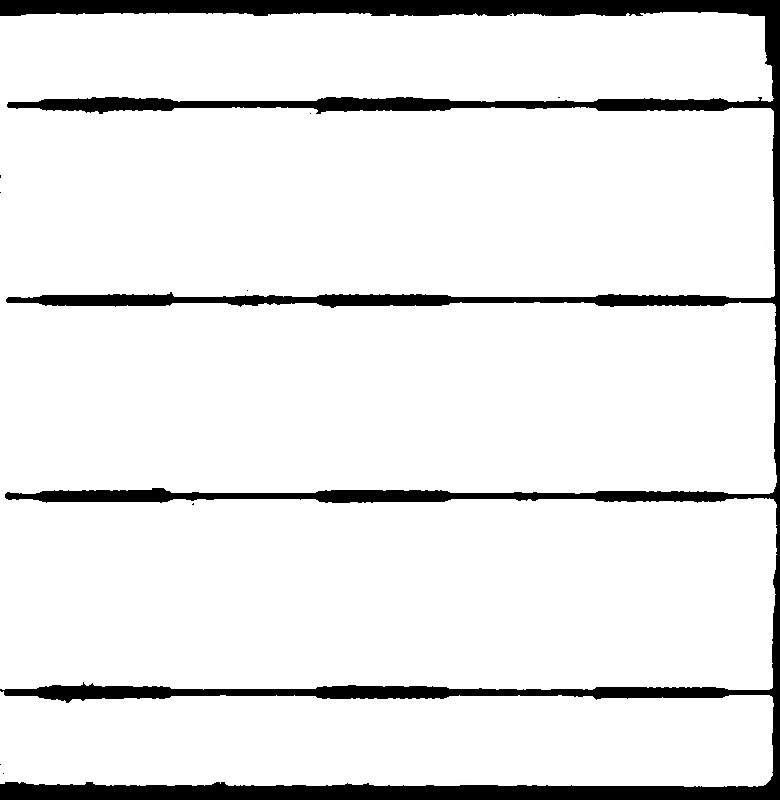
#> input picture img_model.jpg, 780 x 800 px
$ python -i test.py   (imports and definitions only)
#> lines starting #> are read from the running program, lines starting #| are printed output that depends on the picture
#> further down, picture is the input picture: shape (800, 780, 3); min 0, max 255, mean 232.4
import math

import numpy as np
import cv2 as cv
import matplotlib.pyplot as plt


# 显示图像
def cv_show(img):
    cv.imshow('image', img)
    cv.waitKey(0)
    cv.destroyAllWindows()


# 给图片增加噪音
# [29 lines left out: functions add_noise, remove_noise, not called in this run]


# 边缘检测
def edge_detection(img):
    # sobel算子
    sobelx = cv.Sobel(img, cv.CV_64F, 1, 0, ksize=3)
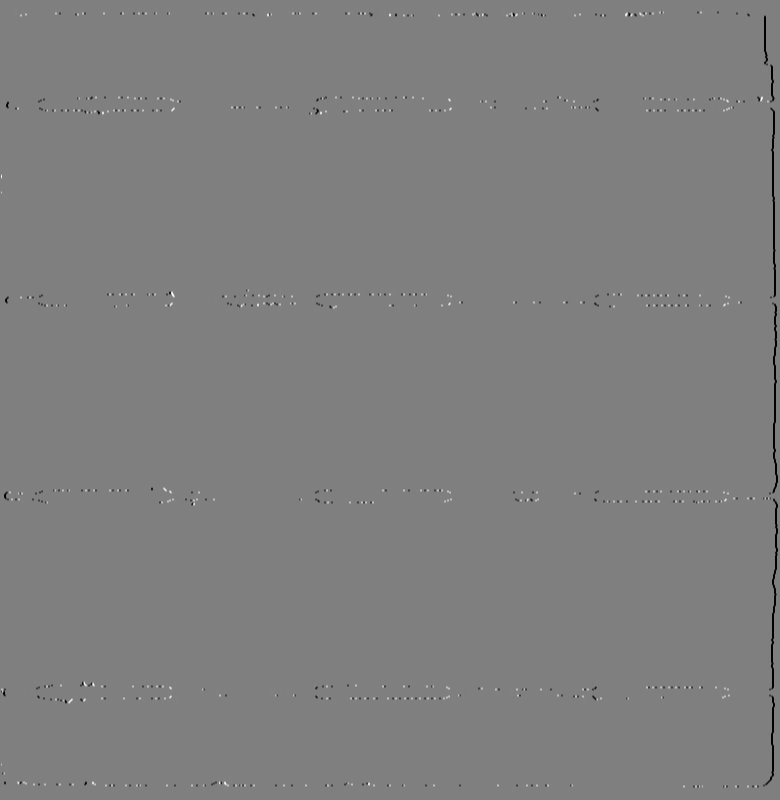
#> sobelx: shape (800, 780, 3) float64; min -1020, max 1015, mean -2.5; drawn with min black and max white
    sobely = cv.Sobel(img, cv.CV_64F, 0, 1, ksize=3)
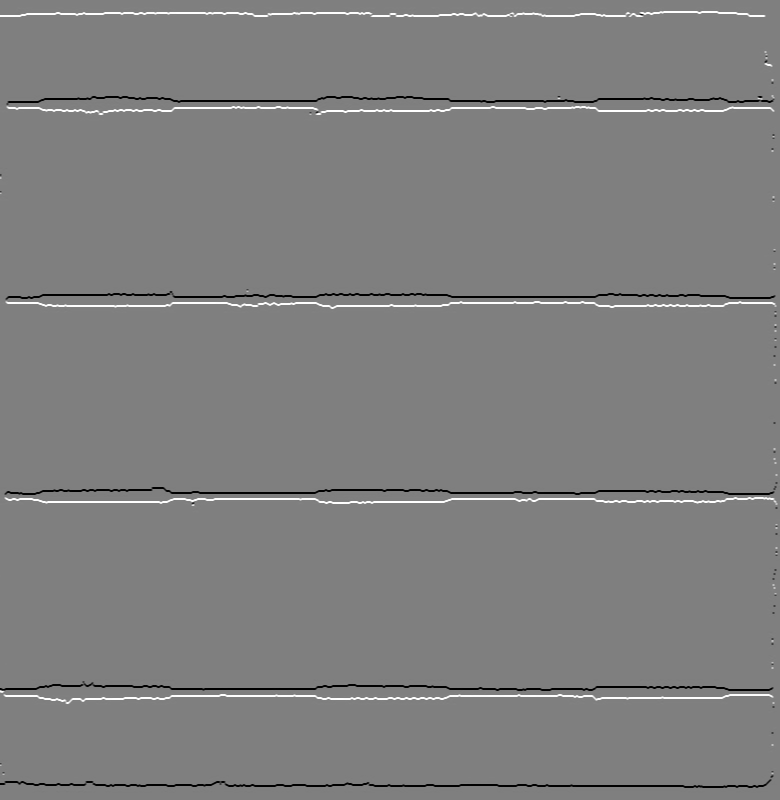
#> sobely: shape (800, 780, 3) float64; min -1020, max 1020, mean 0; drawn with min black and max white
    sobelx = cv.convertScaleAbs(sobelx)
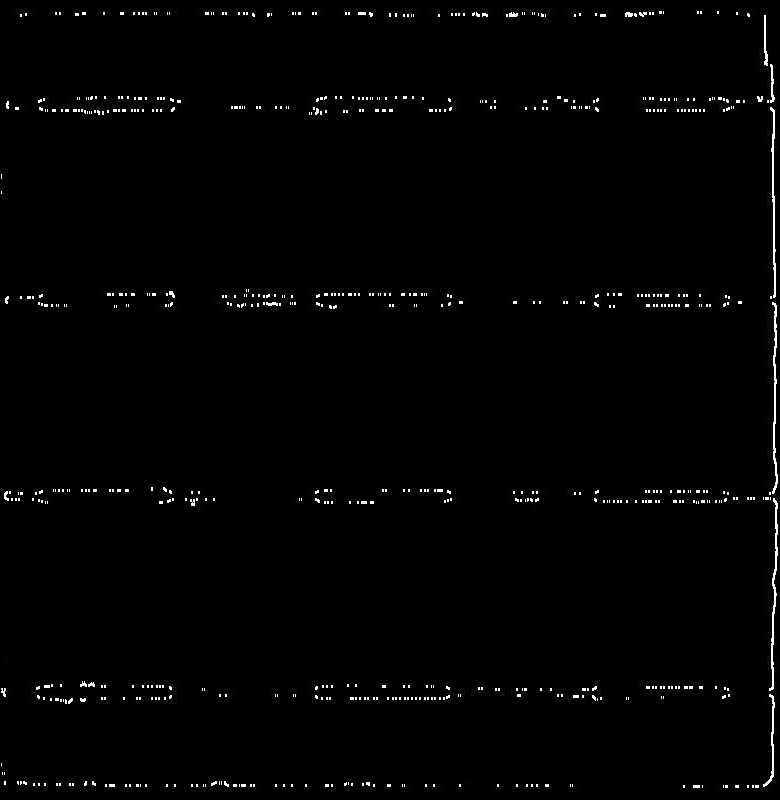
#> sobelx: shape (800, 780, 3); min 0, max 255, mean 3
    sobely = cv.convertScaleAbs(sobely)
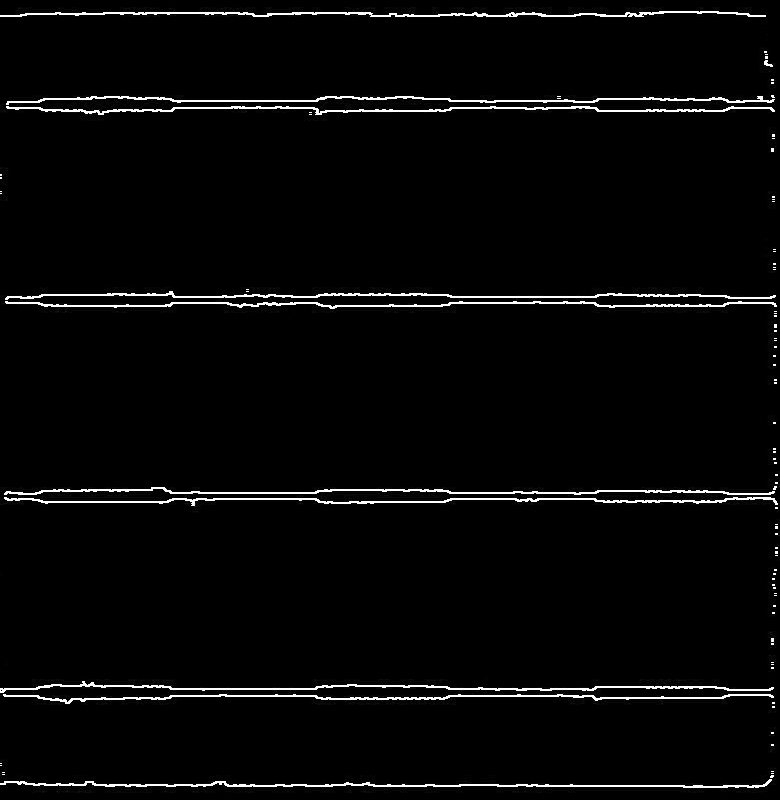
#> sobely: shape (800, 780, 3); min 0, max 255, mean 7.6
    sobelxy = cv.addWeighted(sobelx, 0.5, sobely, 0.5, 0)
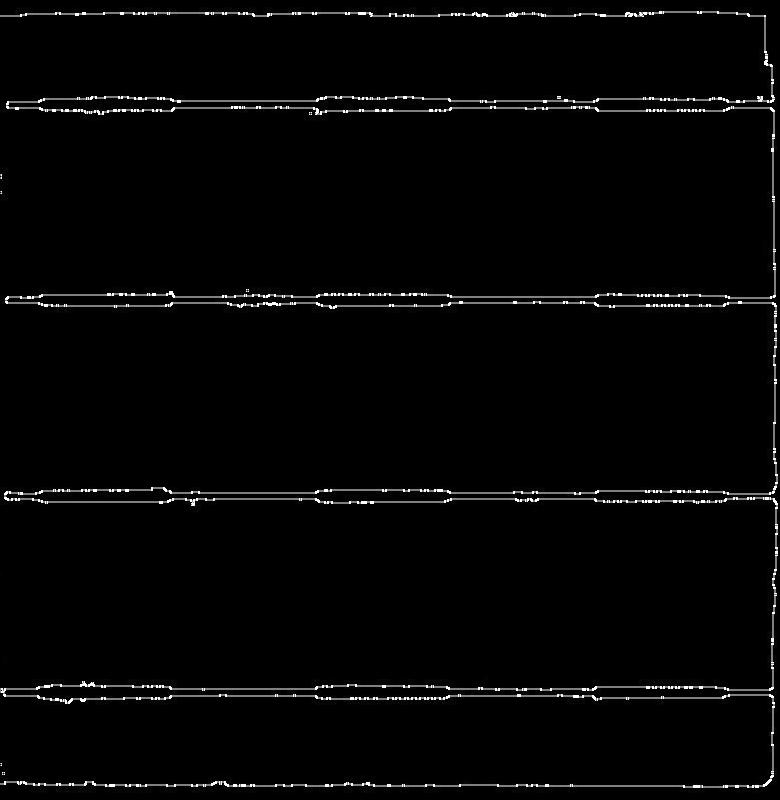
#> sobelxy: shape (800, 780, 3); min 0, max 255, mean 5.3

    # scharr算子
    scharrx = cv.Scharr(img, cv.CV_64F, 1, 0)
    scharry = cv.Scharr(img, cv.CV_64F, 0, 1)
    scharrx = cv.convertScaleAbs(sobelx)
    scharry = cv.convertScaleAbs(sobely)
    scharrxy = cv.addWeighted(scharrx, 0.5, scharry, 0.5, 0)

    # laplacian算子
    laplacian = cv.Laplacian(img, cv.CV_64F)
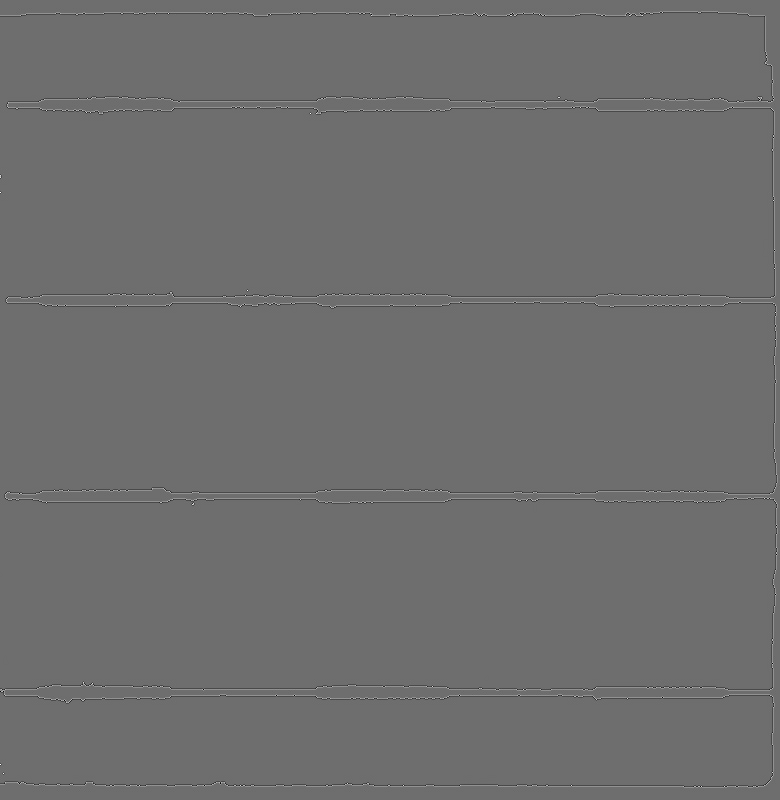
#> laplacian: shape (800, 780, 3) float64; min -775, max 1020, mean 0; drawn with min black and max white
    laplacian = cv.convertScaleAbs(laplacian)

    res = np.hstack((sobelxy, scharrxy, laplacian))
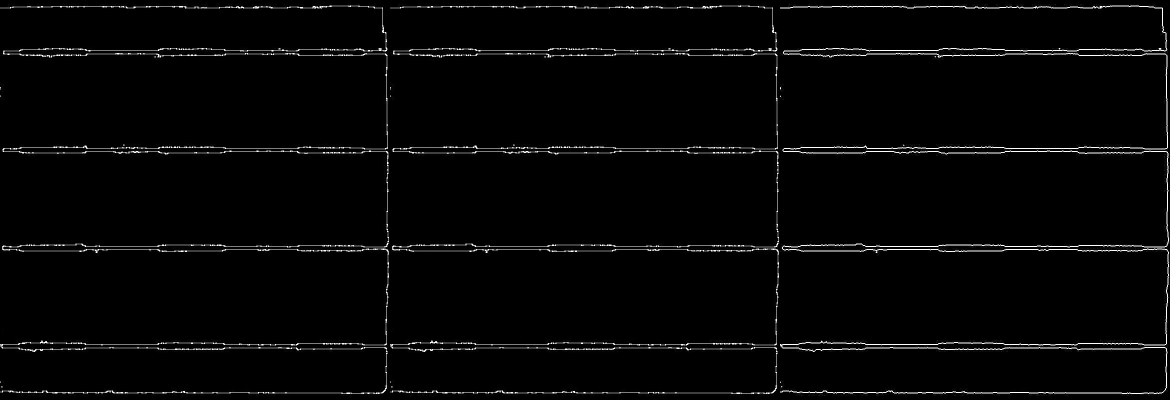
#> res: shape (800, 2340, 3) (shown at 1/2 size); min 0, max 255, mean 6
    cv_show(res)


# 边缘检测
# [109 lines left out: functions cv_canny, histogram, compute_threshold, draw_contours, draw_defect, upload, not called in this run]


# # 读取图片，cv.IMREAD_COLOR,转换成3通道RGB颜色
# img = cv.imread('sgEL_setup_01.JPG', cv.COLOR_BGRA2GRAY)

>>> import cv2
>>> picture = cv2.imread('img_model.jpg')
>>> result = edge_detection(picture)
